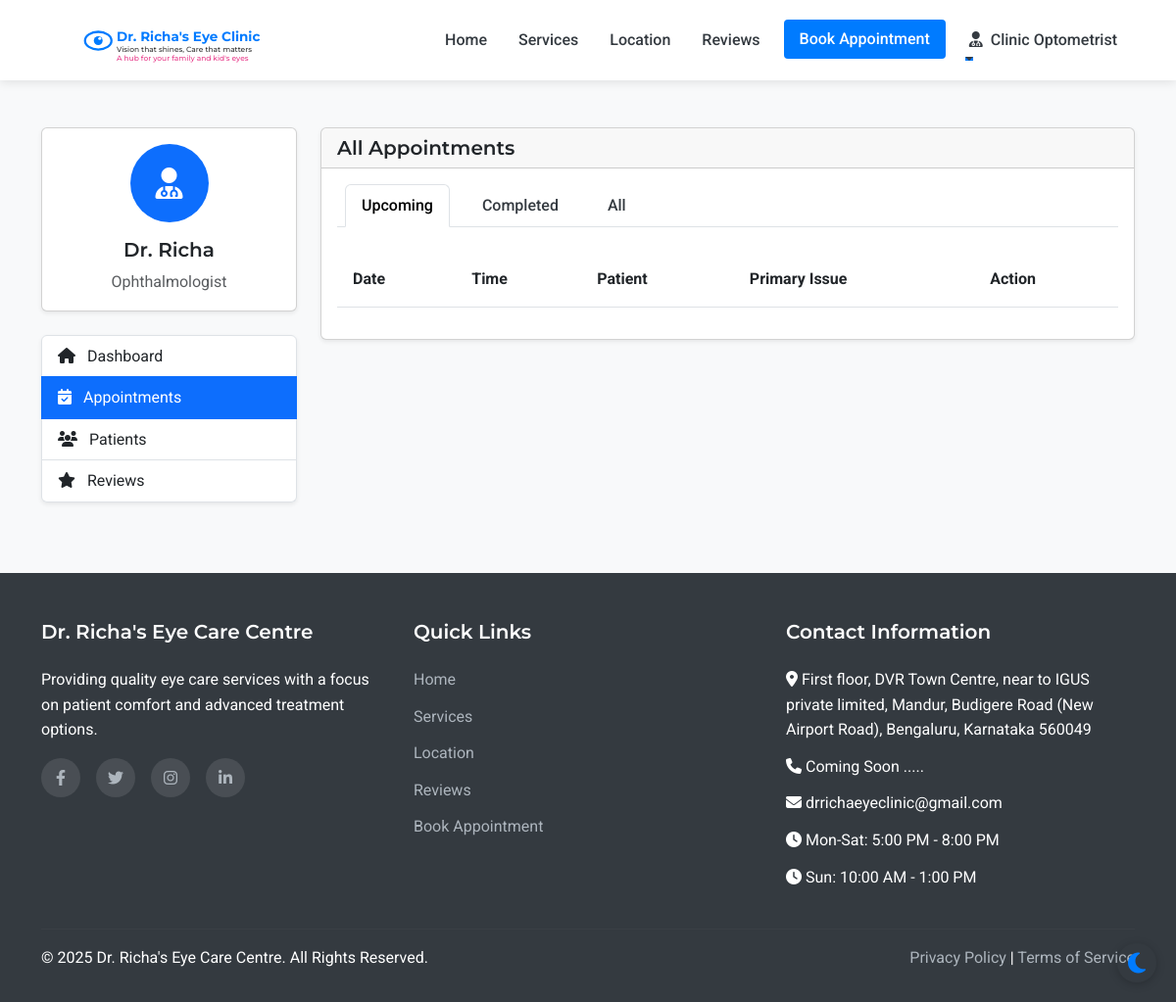
The page /admin/appointments (signed in) on the database as committed earlier.
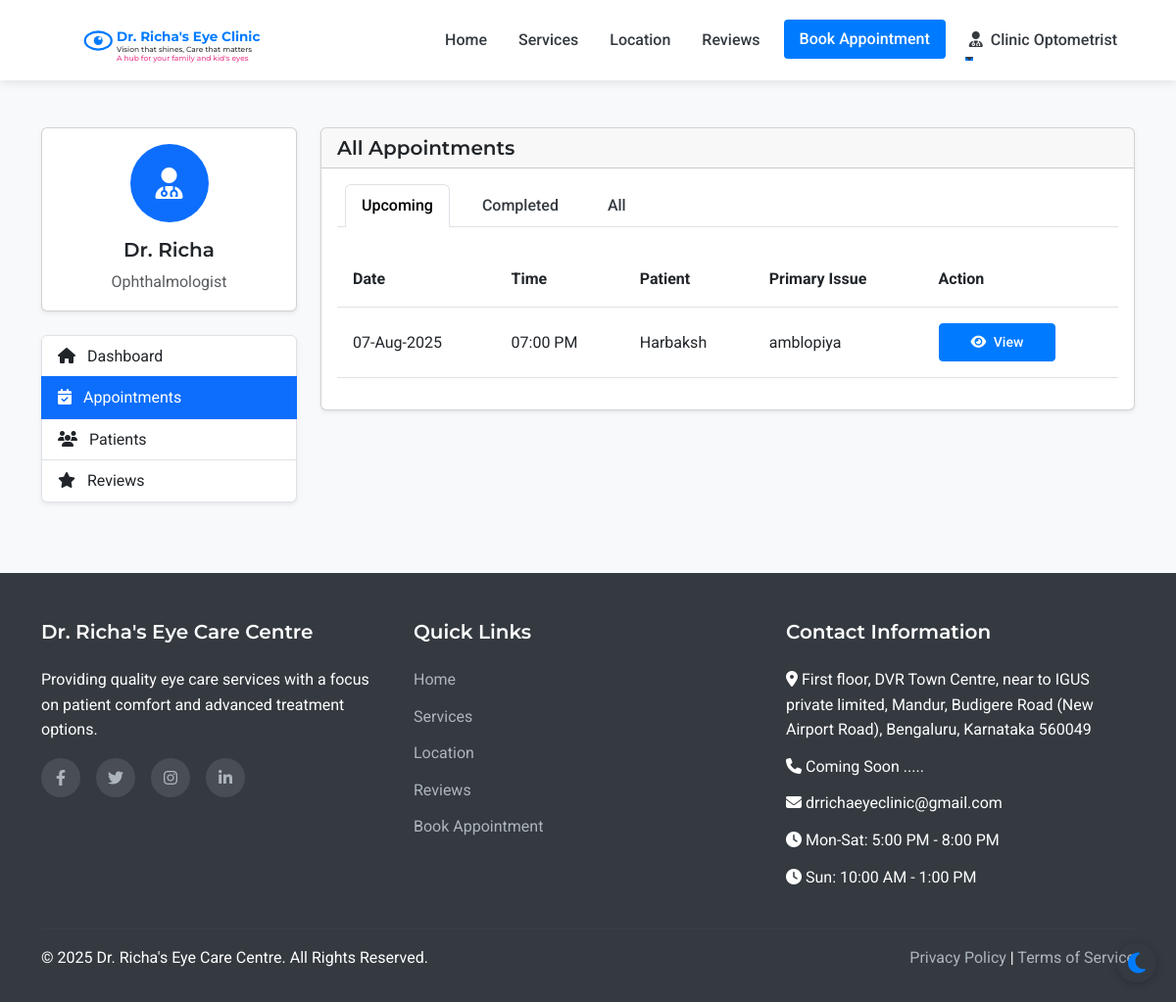
The same page on the database as committed later.
### models.py (models this page shows, shortened)
class Appointment(db.Model):
    id = db.Column(db.Integer, primary_key=True)
    patient_id = db.Column(db.Integer, db.ForeignKey('patient.id'), nullable=False)
    appointment_date = db.Column(db.Date, nullable=False)
    appointment_time = db.Column(db.Time, nullable=False)
    primary_issue = db.Column(db.Text, nullable=True)
    referral_info = db.Column(db.String(255), nullable=True)
    status = db.Column(db.String(20), default='scheduled')  # scheduled, completed, cancelled
    created_at = db.Column(db.DateTime, default=datetime.utcnow)
    consultation_fee = db.Column(db.Float, nullable=False, default=500.0)
    payment_status = db.Column(db.String(20), default='pending')  # pending, paid

class Patient(UserMixin, db.Model):
    id = db.Column(db.Integer, primary_key=True)
    full_name = db.Column(db.String(100), nullable=False)
    mobile_number = db.Column(db.String(15), nullable=False)
    email = db.Column(db.String(100), nullable=True)
    age = db.Column(db.Integer, nullable=False)
    sex = db.Column(db.String(10), nullable=True)
    password_hash = db.Column(db.String(256), nullable=True)
    is_registered = db.Column(db.Boolean, default=False)
    created_at = db.Column(db.DateTime, nullable=False, default=datetime.utcnow)
    appointments = db.relationship('Appointment', backref='patient', lazy=True)
    doctor_prescriptions = db.relationship('DoctorPrescription', backref='patient', lazy=True)
    optometrist_prescriptions = db.relationship('OptometristPrescription', backref='patient', lazy=True)

### routes.py (the view)
@app.route('/admin/appointments')
@login_required
def admin_appointments():
    if not (isinstance(current_user, Admin) or isinstance(current_user, Doctor) or isinstance(current_user, Assistant)):
        flash('Access denied. Staff privileges required.', 'danger')
        return redirect(url_for('index'))
    appointments = Appointment.query.order_by(desc(Appointment.appointment_date), desc(Appointment.appointment_time)).all()
    return render_template('admin/appointments.html', appointments=appointments)

### app.py (called while the page is built)
@login_manager.user_loader
def load_user(user_id):
    from models import Doctor, Assistant, Admin, Patient
    try:
        if user_id.startswith('doctor_'):
            return Doctor.query.get(int(user_id.split('_')[1]))
        elif user_id.startswith('assistant_'):
            return Assistant.query.get(int(user_id.split('_')[1]))
        elif user_id.startswith('admin_'):
            return Admin.query.get(int(user_id.split('_')[1]))
        else:
            return Patient.query.get(int(user_id))
    except (ValueError, AttributeError):
        return None

### routes.py (called while the page is built)
@app.context_processor
def inject_now():
    return {'now': datetime.now()}

### templates/admin/appointments.html (shortened to what the changed rows need)
{% extends 'layout.html' %}
{% block content %}
<section class="py-5 bg-light">
    <div class="container">
        <div class="row">
            <div class="col-lg-9">
                <div class="card shadow-sm">
                    <div class="card-body">
                        <div class="tab-content" id="appointmentTabsContent">
                            <div class="tab-pane fade show active" id="upcoming" role="tabpanel" aria-labelledby="upcoming-tab">
                                <div class="table-responsive">
                                    <table class="table table-hover">
                                        <thead>
                                            <tr>
                                                <th>Date</th>
                                                <th>Time</th>
                                                <th>Patient</th>
                                                <th>Primary Issue</th>
                                                <th>Action</th>
                                            </tr>
                                        </thead>
                                        <tbody>
                                            {% for appointment in appointments %}
                                                {% if appointment.appointment_date >= now.date() and appointment.status == 'scheduled' %}
                                                    <tr>
                                                        <td>{{ appointment.appointment_date.strftime('%d-%b-%Y') }}</td>
                                                        <td>{{ appointment.appointment_time.strftime('%I:%M %p') }}</td>
                                                        <td>{{ appointment.patient.full_name }}</td>
                                                        <td>{{ appointment.primary_issue or 'Not specified' }}</td>
                                                        <td>
                                                            <a href="{{ url_for('admin_appointment_view', appointment_id=appointment.id) }}" class="btn btn-sm btn-primary">
                                                                <i class="fas fa-eye me-1"></i> View
                                                            </a>
                                                        </td>
                                                    </tr>
                                                {% endif %}
                                            {% endfor %}
                                        </tbody>
                                    </table>
                                </div>
                            </div>
                        </div>
                    </div>
                </div>
            </div>
        </div>
    </div>
</section>
{% endblock %}

Rows that differ between the two databases and show on the page:
added Appointment: appointment_date "07-Aug-2025", appointment_time "07:00 PM", patient.full_name "Harbaksh", primary_issue "amblopiya"
